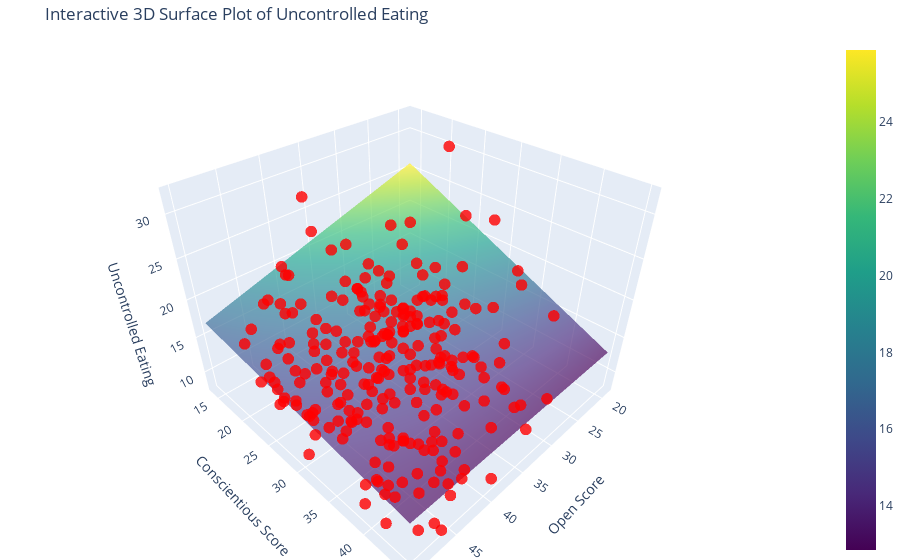

Notebook code cell kept with this figure:
### Code cell
import plotly.graph_objects as go
import numpy as np

# Preparing data
x1 = data_cleaned['PSYCH_big_five_inventory_open_score']
x2 = data_cleaned['PSYCH_big_five_inventory_conscientious_score']
y = data_cleaned['Uncontrolled_Eating']

# Generating a meshgrid for surface
x1_vals = np.linspace(x1.min(), x1.max(), 50)
x2_vals = np.linspace(x2.min(), x2.max(), 50)
x1_mesh, x2_mesh = np.meshgrid(x1_vals, x2_vals)

# Predicted values using the fitted model parameters
y_mesh = (narrow_model_ue.params['Intercept'] + 
          narrow_model_ue.params['PSYCH_big_five_inventory_open_score'] * x1_mesh + 
          narrow_model_ue.params['PSYCH_big_five_inventory_conscientious_score'] * x2_mesh +
          narrow_model_ue.params['PSYCH_big_five_inventory_open_score:PSYCH_big_five_inventory_conscientious_score'] * x1_mesh * x2_mesh)

# Creating an interactive 3D surface plot
fig = go.Figure()

# Adding the surface
fig.add_trace(go.Surface(z=y_mesh, x=x1_vals, y=x2_vals, colorscale='viridis', opacity=0.7))

# Adding data points
fig.add_trace(go.Scatter3d(
    x=x1,
    y=x2,
    z=y,
    mode='markers',
    marker=dict(size=4, color='red', opacity=0.8),
    name='Data Points'
))

# Updating layout for better visualization
fig.update_layout(
    title='Interactive 3D Surface Plot of Uncontrolled Eating',
    scene=dict(
        xaxis_title='Open Score',
        yaxis_title='Conscientious Score',
        zaxis_title='Uncontrolled Eating'
    ),
    margin=dict(l=0, r=0, b=0, t=40)
)

fig.show()

### Figure 1 — Plotly figure (JSON) as saved in the notebook; plotly's stock layout.template omitted (floating-point values rounded to 4 significant figures; data arrays with more than 128 entries replaced by an {"elided": "..."} marker saying what was removed)
{"data": [{"colorscale": [[0, "#440154"], [0.1111, "#482878"], [0.2222, "#3e4989"], [0.3333, "#31688e"], [0.4444, "#26828e"], [0.5556, "#1f9e89"], [0.6667, "#35b779"], [0.7778, "#6ece58"], [0.8889, "#b5de2b"], [1, "#fde725"]], "opacity": 0.7, "type": "surface", "x": [19, 19.63, 20.27, 20.9, 21.53, 22.16, 22.8, 23.43, 24.06, 24.69, 25.33, 25.96, 26.59, 27.22, 27.86, 28.49, 29.12, 29.76, 30.39, 31.02, 31.65, 32.29, 32.92, 33.55, 34.18, 34.82, 35.45, 36.08, 36.71, 37.35, 37.98, 38.61, 39.24, 39.88, 40.51, 41.14, 41.78, 42.41, 43.04, 43.67, 44.31, 44.94, 45.57, 46.2, 46.84, 47.47, 48.1, 48.73, 49.37, 50], "y": [14, 14.63, 15.27, 15.9, 16.53, 17.16, 17.8, 18.43, 19.06, 19.69, 20.33, 20.96, 21.59, 22.22, 22.86, 23.49, 24.12, 24.76, 25.39, 26.02, 26.65, 27.29, 27.92, 28.55, 29.18, 29.82, 30.45, 31.08, 31.71, 32.35, 32.98, 33.61, 34.24, 34.88, 35.51, 36.14, 36.78, 37.41, 38.04, 38.67, 39.31, 39.94, 40.57, 41.2, 41.84, 42.47, 43.1, 43.73, 44.37, 45], "z": {"elided": "50x50 float values"}}, {"marker": {"color": "red", "opacity": 0.8, "size": 4}, "mode": "markers", "name": "Data Points", "type": "scatter3d", "x": {"elided": "254 int values"}, "y": {"elided": "254 int values"}, "z": {"elided": "254 int values"}}], "layout": {"margin": {"b": 0, "l": 0, "r": 0, "t": 40}, "scene": {"xaxis": {"title": {"text": "Open Score"}}, "yaxis": {"title": {"text": "Conscientious Score"}}, "zaxis": {"title": {"text": "Uncontrolled Eating"}}}, "title": {"text": "Interactive 3D Surface Plot of Uncontrolled Eating"}}}
